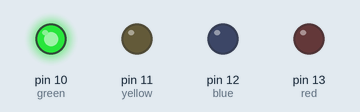
Recording of a sketch running on a simulated Arduino Uno, built with avr-gcc and run on an emulated ATmega328P. On the bench: output pins drawn as LEDs (lit = HIGH).

Above: at 0.5 s.
At 2.5 s:
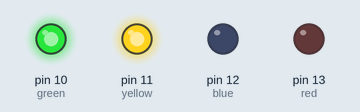
At 3.5 s:
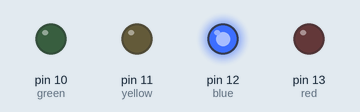
At 5.5 s:
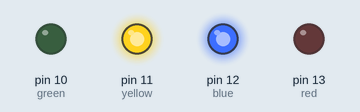
At 8.5 s:
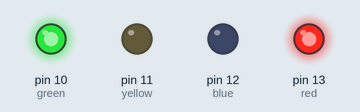
At 11.5 s:
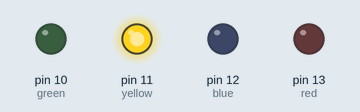
Timing chart, 0 to 13.0 s (numbered marks = the images above):
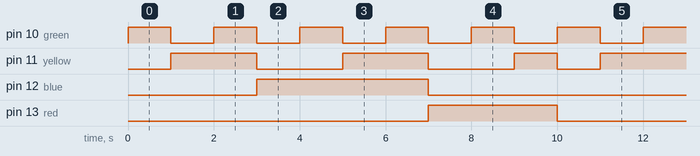

Measured:
- by itself, pin 10 (green): alternates HIGH for 1.0 s and LOW for 1.0 s
- by itself, pin 11 (yellow): repeats every 10.0 s: LOW 2.0 s, HIGH 2.0 s, LOW 2.0 s, HIGH 1.0 s, LOW 1.0 s, HIGH 2.0 s
- by itself, pin 12 (blue): alternates HIGH for 4.0 s and LOW for 6.0 s
- by itself, pin 13 (red): alternates HIGH for 3.0 s and LOW for 7.0 s

The sketch:

counter.ino
```cpp
int red = 13;
int blue=12;
int yellow=11;
int green=10;
int sec=1000;

void setup() {
  pinMode(red,OUTPUT);
  pinMode(blue,OUTPUT);
  pinMode(yellow,OUTPUT);
  pinMode(green,OUTPUT);

}

void loop() {
  digitalWrite(red,LOW);
  digitalWrite(blue,LOW);
  digitalWrite(yellow,LOW);
  digitalWrite(green,HIGH);
  delay(sec);

  digitalWrite(red,LOW);
  digitalWrite(blue,LOW);
  digitalWrite(yellow,HIGH);
  digitalWrite(green,LOW);
  delay(sec);

  digitalWrite(red,LOW);
  digitalWrite(blue,LOW);
  digitalWrite(yellow,HIGH);
  digitalWrite(green,HIGH);
  delay(sec);

  digitalWrite(red,LOW);
  digitalWrite(blue,HIGH);
  digitalWrite(yellow,LOW);
  digitalWrite(green,LOW);
  delay(sec);

  digitalWrite(red,LOW);
  digitalWrite(blue,HIGH);
  digitalWrite(yellow,LOW);
  digitalWrite(green,HIGH);
  delay(sec);

  digitalWrite(red,LOW);
  digitalWrite(blue,HIGH);
  digitalWrite(yellow,HIGH);
  digitalWrite(green,LOW);
  delay(sec);

  digitalWrite(red,LOW);
  digitalWrite(blue,HIGH);
  digitalWrite(yellow,HIGH);
  digitalWrite(green,HIGH);
  delay(sec);

  digitalWrite(red,HIGH);
  digitalWrite(blue,LOW);
  digitalWrite(yellow,LOW);
  digitalWrite(green,LOW);
  delay(sec);

  digitalWrite(red,HIGH);
  digitalWrite(blue,LOW);
  digitalWrite(yellow,LOW);
  digitalWrite(green,HIGH);
  delay(sec);

  digitalWrite(red,HIGH);
  digitalWrite(blue,LOW);
  digitalWrite(yellow,HIGH);
  digitalWrite(green,LOW);
  delay(sec);
}
```
